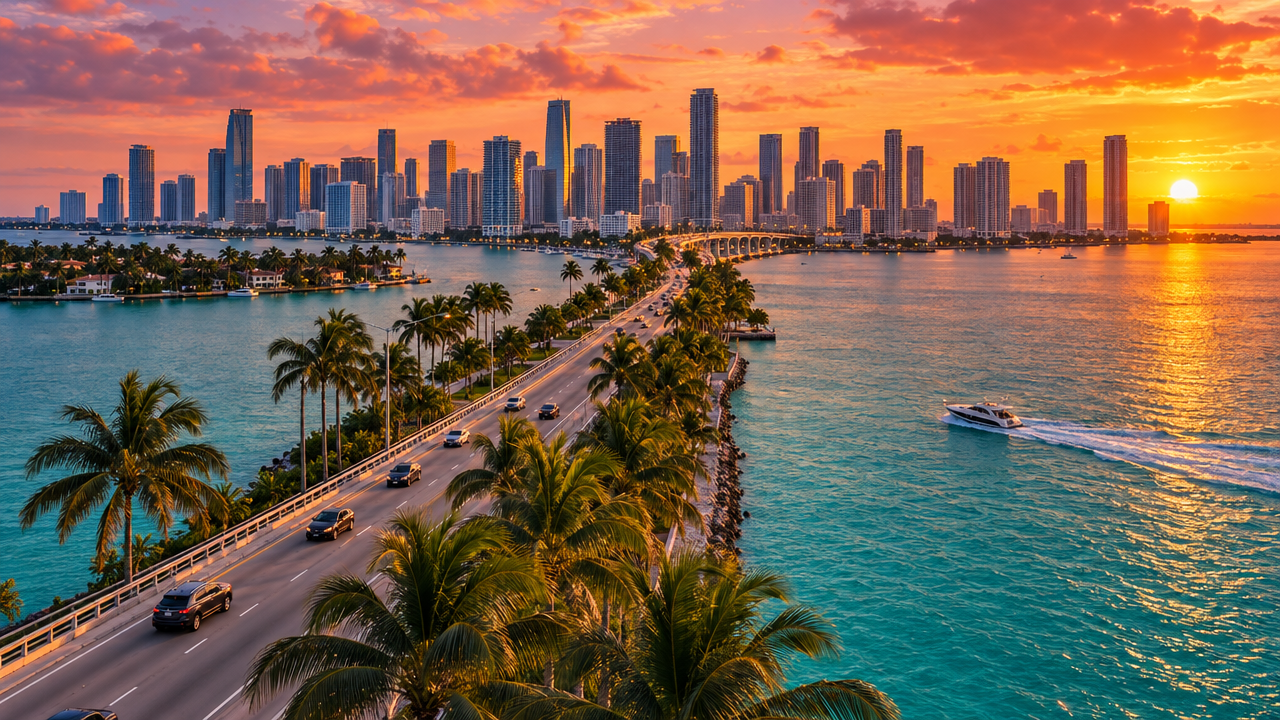
#> input picture toolkit/bilder/skyline.png, 1280 x 720 px
$ python -i speedtest.py   (imports and definitions only)
#> lines starting #> are read from the running program, lines starting #| are printed output that depends on the picture
import json, os, sys, subprocess, math, numpy as np
from PIL import Image, ImageDraw, ImageFont, ImageFilter
W,H,FPS=1080,1920,30
FB="/usr/share/fonts/opentype/inter/Inter-Black.otf"; FM="/usr/share/fonts/opentype/inter/InterDisplay-Bold.otf"
CY=(0,220,255); MG=(255,60,170); YEL=(255,214,10); RED=(255,70,70); WHITE=(255,255,255); GREEN=(60,230,130); BLUE=(70,120,255)
# [1 line that did not run here, left out]
BG=["router.png","dc.png","dc.png","router.png","router.png","dc.png","router.png","/home/claude/out/bilder5/skyline.png"]
_C={}
def bgimg(n,blur):
    k=(n,blur)
    if k not in _C:
        im=Image.open(n).convert("RGB"); r=max(W*1.12/im.width,H*1.05/im.height); im=im.resize((int(im.width*r)+1,int(im.height*r)+1),Image.LANCZOS)
        if blur: im=im.filter(ImageFilter.GaussianBlur(blur))
        _C[k]=im
    return _C[k]
def F(fn,s): return ImageFont.truetype(fn,s)
def fit(d,t,fn,size,maxw):
    f=F(fn,size)
    while d.textlength(t,font=f)>maxw: size-=3; f=F(fn,size)
    return f
def T(d,xy,t,fn,size,col,stroke=7,maxw=W-90):
    d.text(xy,t,font=fit(d,t,fn,size,maxw),fill=col,anchor="mm",stroke_width=stroke,stroke_fill=(0,0,0))
def pop(t): return 0 if t<=0 else (1 if t>=1 else 1+2.0*(t-1)**3+1.2*(t-1)**2)
def gauge(d,cx,cy,r,v,col):
    d.arc([cx-r,cy-r,cx+r,cy+r],180,360,fill=(40,50,70),width=40)
    d.arc([cx-r,cy-r,cx+r,cy+r],180,180+int(180*v),fill=col,width=40)
    a=math.pi*(1+v); d.line([(cx,cy),(cx+math.cos(a)*(r-50),cy+math.sin(a)*(r-50))],fill=WHITE,width=14); d.ellipse([cx-26,cy-26,cx+26,cy+26],fill=WHITE)
def bar(d,y,label,val,p,col,txt):
    d.text((90,y),label,font=F(FM,56),fill=WHITE,anchor="lm",stroke_width=4,stroke_fill=(0,0,0))
    d.rounded_rectangle([90,y+50,990,y+140],26,fill=(20,25,40))
    if p>0: d.rounded_rectangle([90,y+50,90+max(50,int(900*p)),y+140],26,fill=col)
    d.text((970,y+95),txt,font=F(FB,50),fill=WHITE,anchor="rm",stroke_width=4,stroke_fill=(0,0,0))
def stamp(t,col,rot=-10,size=110):
#> called with t = 'KEINE DISC', col = (255, 70, 70), rot = -10, size = 110
    f=F(FB,size)
    while f.getlength(t)>860: size-=4; f=F(FB,size)
    w=int(f.getlength(t))+80; im=Image.new("RGBA",(w,int(size*1.55)),(0,0,0,0)); dd=ImageDraw.Draw(im)
#> after `im = Image.new('RGBA', (w, int(size * 1.55)), (0, 0, 0, 0))`: im: PIL image 703x170 RGBA; every value is 0
    dd.rounded_rectangle([6,6,w-6,im.height-6],24,outline=col+(255,),width=14); dd.text((w//2,im.height//2),t,font=f,fill=col+(255,),anchor="mm")
    return im.rotate(rot,expand=True,resample=Image.BICUBIC)
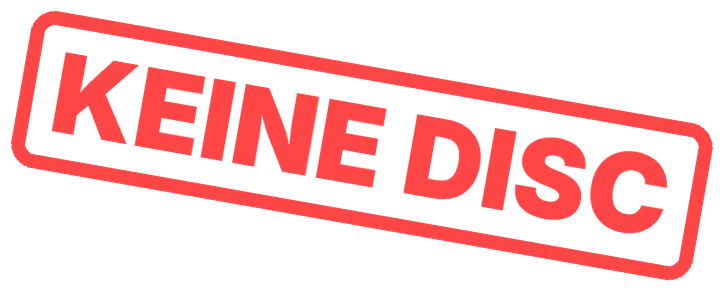
#> returned value: PIL image 723x290 RGBA; mean R, G, B, A 69, 18.9, 18.9, 64.1; transparent parts drawn white
STD=stamp("KEINE DISC",RED); STB=stamp("UND BETEN",YEL,8)
#> call 2 of stamp, with t = 'UND BETEN', col = (255, 214, 10), rot = 8, size = 110
#> in stamp (call 2), `im = Image.new('RGBA', (w, int(size * 1.55)), (0, 0, 0, 0))`: im: PIL image 713x170 RGBA; every value is 0
#> in stamp (call 2), `return im.rotate(rot,expand=True,resample=Image.BICUBIC)`:
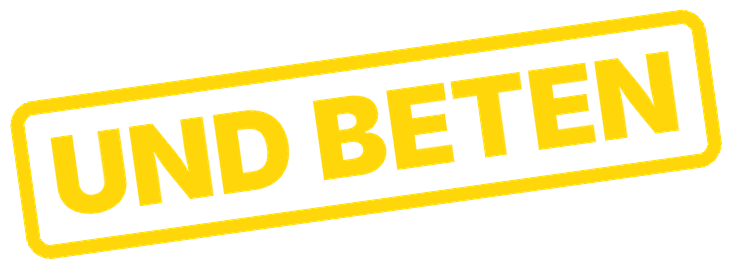
#> returned value: PIL image 731x268 RGBA; mean R, G, B, A 75, 63.3, 2.8, 69.8; transparent parts drawn white
def pp(im,sp,cx,cy,s):
    if s>0.02: sp=sp.resize((max(1,int(sp.width*s)),max(1,int(sp.height*s)))); im.alpha_composite(sp,(int(cx-sp.width/2),int(cy-sp.height/2)))
def bubble(d,x,y,t,col):
    f=F(FB,54); w=int(d.textlength(t,font=f))+70
    d.rounded_rectangle([x,y,x+w,y+100],40,fill=(255,255,255)); d.polygon([(x+40,y+95),(x+80,y+95),(x+30,y+140)],fill=(255,255,255)); d.text((x+35,y+50),t,font=f,fill=col,anchor="lm")
def frame(i):
    t=i/FPS; si=max(k for k in range(len(S)) if S[k]<=t+1e-6); tl=t-S[si]; z=tl/max(E[si]-S[si],0.1)
    src=bgimg(BG[si],0 if si in (0,7) else 12); dark=0.6 if si in (0,7) else 0.4
    mw,mh=src.width-W,src.height-H; x=int(mw*(0.2+0.6*z) if si%2==0 else mw*(0.8-0.6*z))
    base=Image.eval(src.crop((x,mh//2,x+W,mh//2+H)),lambda v:int(v*dark)).convert("RGBA"); d=ImageDraw.Draw(base)
    if si==0:
        T(d,(W//2,330),"GTA VI",FB,150,YEL); T(d,(W//2,480),"vs. DEUTSCHES INTERNET",FB,90,WHITE)
        v=0.85+0.12*math.sin(tl*25) if tl>D[0] else min(0.85,tl/D[0]*0.85); gauge(d,W//2,1250,330,max(0,min(1,v)),RED if v>0.8 else CY)
        if tl>D[0]: T(d,(W//2,1380),"ÜBERLASTET",FB,90,RED)
    elif si==1:
        T(d,(W//2,330),"DE-CIX FRANKFURT",FB,96,CY); T(d,(W//2,450),"neuer Rekord beim Preload",FM,60,WHITE,5)
        p=min(1,max(0,(tl-D[1])/1.8)); T(d,(W//2,820),f"{22.30*p:0.2f}".replace(".",",")+" Tbit/s",FB,150,YEL)
        if tl>D[1]+1.9: T(d,(W//2,1020),"+19 % über altem Rekord",FB,70,GREEN)
    elif si==2:
        T(d,(W//2,330),"VODAFONE",FB,120,RED)
        bar(d,600,"Vortag",1,min(1,tl/0.6)*0.62,(110,120,140),"100 %")
        if tl>D[2]: bar(d,860,"Preload-Tag",1,min(1,(tl-D[2])/0.8),MG,"160 %")
        if tl>D[2]+0.9: T(d,(W//2,1230),"+60 % · > 4 Tbit/s",FB,110,YEL)
    elif si==3:
        p=min(1,tl/1.0); T(d,(W//2,640),f"{int(212*p)} GB",FB,230,YEL); T(d,(W//2,850),"Download-Größe",FM,64,WHITE,5)
        if tl>D[3]: T(d,(W//2,1150),"Box-Version = nur Download-Code",FB,64,WHITE)
        pp(base,STD,W//2,1390,pop((tl-D[3]-0.4)/0.2))
    elif si==4:
        T(d,(W//2,330),"TELEKOM RECHNET VOR",FB,90,MG)
        bar(d,560,"10 Mbit/s",1,min(0.03,tl*0.01)+0.02,RED,"47+ Std.")
        bar(d,790,"50 Mbit/s",1,min(0.12,tl*0.03),YEL,"9 Std. 25")
        bar(d,1020,"1000 Mbit/s",1,min(1,tl/1.2),GREEN,"~28 Min.")
        if tl>D[4]:
            bubble(d,110,1280,"47 STUNDEN?!",RED)
            if tl>D[4]+0.4: bubble(d,420,1440,"Danke Telekom…",(30,30,40))
    elif si==5:
        T(d,(W//2,330),"IM SCHNITT",FB,110,WHITE); T(d,(W//2,450),"(212 GB, Medianleitung)",FM,52,(200,200,210),4)
        bar(d,650,"Deutschland",1,min(0.35,max(0,tl-1.6)*0.08),RED,"~4,5 Std.")
        if tl>D[5]-0.2: bar(d,900,"Frankreich",1,min(1,(tl-D[5]+0.2)/0.9),BLUE,"~1,5 Std.")
        if tl>D[5]+1.3: T(d,(W//2,1250),"AUA.",FB,170,YEL)
    elif si==6:
        T(d,(W//2,700),"PRELOAD",FB,170,CY); T(d,(W//2,880),"STARTEN",FB,170,WHITE)
        pp(base,STB,W//2,1120,pop((tl-D[6])/0.2))
    else:
        for tx,y,c,s,dl in [("FOLGE DEM KANAL",820,WHITE,110,0),("FÜR MEHR INFOS!",980,CY,120,0.3)]:
            if tl>=dl: T(d,(W//2,y),tx,FB,s,c)
    a=np.asarray(base.convert("RGB")).astype(np.float32)
    if i<5: a*=i/5
    return a.astype(np.uint8)
# [4 lines not run here, left out]
# [1 line that did not run here, left out]
# [2 lines not run here, left out]

>>> import cv2
>>> picture = cv2.imread('../bilder/skyline.png', cv2.IMREAD_GRAYSCALE)
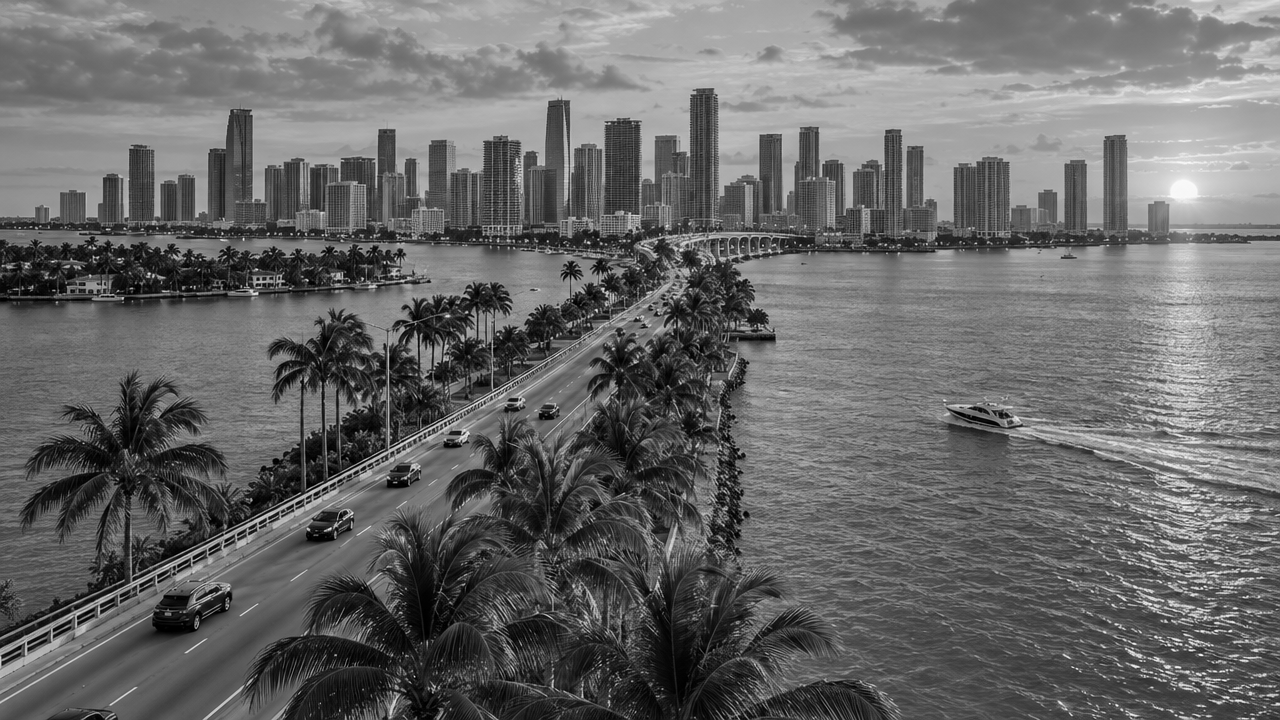
#> picture: shape (720, 1280); min 0, max 250, mean 104.5
>>> result = frame(picture)
#> (the run stopped early here; a loop or call above may not have finished)
